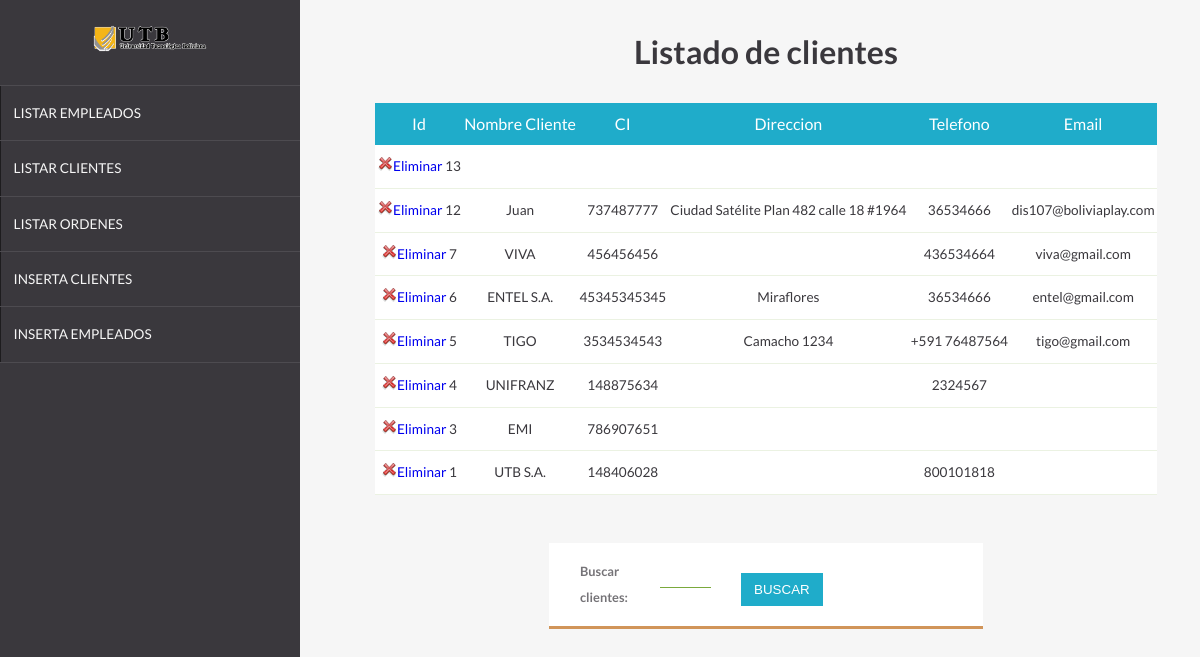
The app's page /listarclientes.php with its own data.
### tables this page shows
CREATE TABLE `clientes` (
  `idcliente` int(11) NOT NULL,
  `nombre` varchar(150) NOT NULL,
  `ci` varchar(15) NOT NULL,
  `direccion` varchar(255) DEFAULT NULL,
  `telefono` varchar(15) NOT NULL,
  `email` varchar(150) DEFAULT NULL
);

### buscarclientes.php (the view, shortened to what this page needs)
<?php
    require 'conexion.php';
    if(isset($_POST['enviar'])){
        $cliente=$_POST['nomcliente'];
        $consulta="select * from clientes where nombre like'%$cliente%' order by idcliente desc";
    }else{
        $consulta="select * from clientes order by idcliente desc";
    }
    $resultado=mysqli_query($conexion,$consulta) or die("Algo ha salido mal en la consulta");
    echo"<table class='listado'>";
    echo"<tr>";
    echo"<th>Id</th>";
    echo"<th>Nombre Cliente</th>";
    echo"<th>CI</th>";
    echo"<th>Direccion</th>";
    echo"<th>Telefono</th>";
    echo"<th>Email</th>";
    echo"</tr>";
    while($columna=mysqli_fetch_array($resultado)){
        echo"<tr>";
        echo"<td><a href='resultado.php?idcliente=".$columna['idcliente']."'><img src='img/elimina.png'/>Eliminar </a> ".$columna['idcliente']."</td><td>".$columna['nombre']."</td><td>".$columna['ci']."</td><td>".$columna['direccion']."</td><td>".$columna['telefono']."</td><td>".$columna['email']."</td>";
        echo"</tr>";
    }
    echo"</table>";
?>

### listarclientes.php (shortened to what this page needs)
<!DOCTYPE html>
<html lang="es">
  <head>
    <link rel="stylesheet" href="css/estilos.css"/>
  </head>
  <body>
    <div class="main-container">
      <aside class="main-aside"><a href="https://utb.edu.bo/"><img src="img/logoutb.png" class="logo"/></a>
        <ul class="menu ed-menu">
          <li class="menu__item"><a href="listarempleados.php" class="menu__link icon-compras">Listar Empleados</a></li>
          <li class="menu__item"><a href="listarclientes.php" class="menu__link icon-ventas">Listar Clientes</a></li>
          <li class="menu__item"><a href="listarordservicios.php" class="menu__link icon-lista-compras">Listar Ordenes</a></li>
          <li class="menu__item"><a href="insertacliente.php" class="menu__link icon-lista-ventas">Inserta clientes</a></li>
          <li class="menu__item"><a href="insertaempleados.php" class="menu__link icon-lista-productos">Inserta empleados</a></li>
        </ul>
      </aside>
      <main class="main-content">
        <h1> Listado de clientes</h1>
            <?php
                include 'buscarclientes.php';
            ?>
        <form action="<?php echo $_SERVER['PHP_SELF']; ?>" method="post">
            <div class="ed-container">
                <div class="ed-item web-20">
                    <label for="registros">Buscar clientes:</label>
                </div>
                <div class="ed-item web-20">
                    <input type='text' name='nomcliente' id='nomcliente'>
                </div>
                <div class="ed-item web-15">
                    <input type="submit" name='enviar' value="Buscar"/>
                </div>
            </div>
        </form>
      </main>
    </div>
  </body>
</html>

### css/estilos.css (style rules this page uses)
*,*:before,*:after { box-sizing:border-box }
body { margin:0;font-family:sans-serif }
img { max-width:100%;height:auto }
a { text-decoration:none }
.grupo,.ed-container { display:-webkit-flex;display:-ms-flexbox;display:flex;-webkit-flex-wrap:wrap;-ms-flex-wrap:wrap;flex-wrap:wrap;max-width:1200px;margin-left:auto;margin-right:auto;width:100% }
.caja,.ed-item { margin:0;padding-left:15px;padding-right:15px;width:100% }
@media all and (min-width: 1024px) { .web-15,.caja.web-15,.ed-item.web-15 { width:15% } }
@media all and (min-width: 1024px) { .web-20,.caja.web-20,.ed-item.web-20 { width:20% } }
[class^="icon-"]:before,[class*=" icon-"]:before { position:relative;top:.15em;display:inline-block }
.ed-menu,.ed-menu ul { margin-top:0;margin-bottom:0;padding-left:0;list-style:none }
.ed-menu li { position:relative }
.ed-menu a { display:block;width:100%;line-height:3em;padding:0 1em }
[class^="icon-"]:before,[class*=" icon-"]:before { font-family:"ed-grid",sans-serif !important;font-style:normal !important;font-weight:normal !important;font-variant:normal !important;text-transform:none !important;speak:none;line-height:1;-webkit-font-smoothing:antialiased }
.logo { max-height:1.8em;margin:.5em auto;display:block }
form { margin-top:3em; width:50%; margin-left:auto; margin-right:auto; background:#fff; padding:1em; border-bottom:3px solid #D19559 }
[type="text"],[type="number"],[type="password"],[type="date"],select,label { width:100%;line-height:2;font-size:.8em;padding-left:1em;color:rgba(58,56,61,0.7) }
label { padding-left:0;font-weight:bold }
[type="text"],[type="number"],[type="password"],[type="date"] { border:none;border-bottom:1px solid #7AA93C }
[type="submit"] { background:#1FACCA;border:none;line-height:2.5;color:#fff;text-transform:uppercase;padding:0 1em;margin-top:1em;cursor:pointer }
body { background:#F6F6F6;display:-webkit-flex;display:-ms-flexbox;display:flex;-webkit-flex-direction:column;-ms-flex-direction:column;flex-direction:column;min-height:100vh;color:#3A383D;font-family:'Lato', sans-serif }
h1 { text-align:center;margin-top:1em }
.main-container { display:-webkit-flex;display:-ms-flexbox;display:flex;position:relative;min-height:100vh }
.main-aside { background:#3A383D;width:300px }
.main-aside .logo { margin-top:1.5em;margin-bottom:2em }
.menu { border-top:1px solid rgba(246,246,246,0.1) }
.menu__link { color:#F6F6F6;text-transform:uppercase;font-size:.85em;border-bottom:1px solid rgba(246,246,246,0.1);line-height:4 !important;display:block;box-shadow:1px 0 0 rgba(0,0,0,0.5) inset;transition:all .4s }
.menu__link:before { margin-right:.8em }
.main-content { padding-left:2em;-webkit-flex:auto;-ms-flex:auto;flex:auto }
.listado { background:#fff;width:90%;margin-left:auto;margin-right:auto;border-collapse:collapse;margin-top:2em }
.listado th { background:#1FACCA;line-height:2.5;color:#fff;font-weight:normal }
.listado td { border-bottom:1px solid rgba(122,169,60,0.15) }
.listado td { line-height:3;font-size:.85em;text-align:center }

### records on screen
clientes: idcliente "13"
clientes: idcliente "12", nombre "Juan", ci "737487777", direccion "Ciudad Satélite Plan 482 calle 18 #1964", telefono "36534666", email "dis107@boliviaplay.com"
clientes: idcliente "7", nombre "VIVA", ci "456456456", telefono "436534664", email "viva@gmail.com"
clientes: idcliente "6", nombre "ENTEL S.A.", ci "45345345345", direccion "Miraflores", telefono "36534666", email "entel@gmail.com"
clientes: idcliente "5", nombre "TIGO", ci "3534534543", direccion "Camacho 1234", telefono "+591 76487564", email "tigo@gmail.com"
clientes: idcliente "4", nombre "UNIFRANZ", ci "148875634", telefono "2324567"
clientes: idcliente "3", nombre "EMI", ci "786907651"
clientes: idcliente "1", nombre "UTB S.A.", ci "148406028", telefono "800101818"
